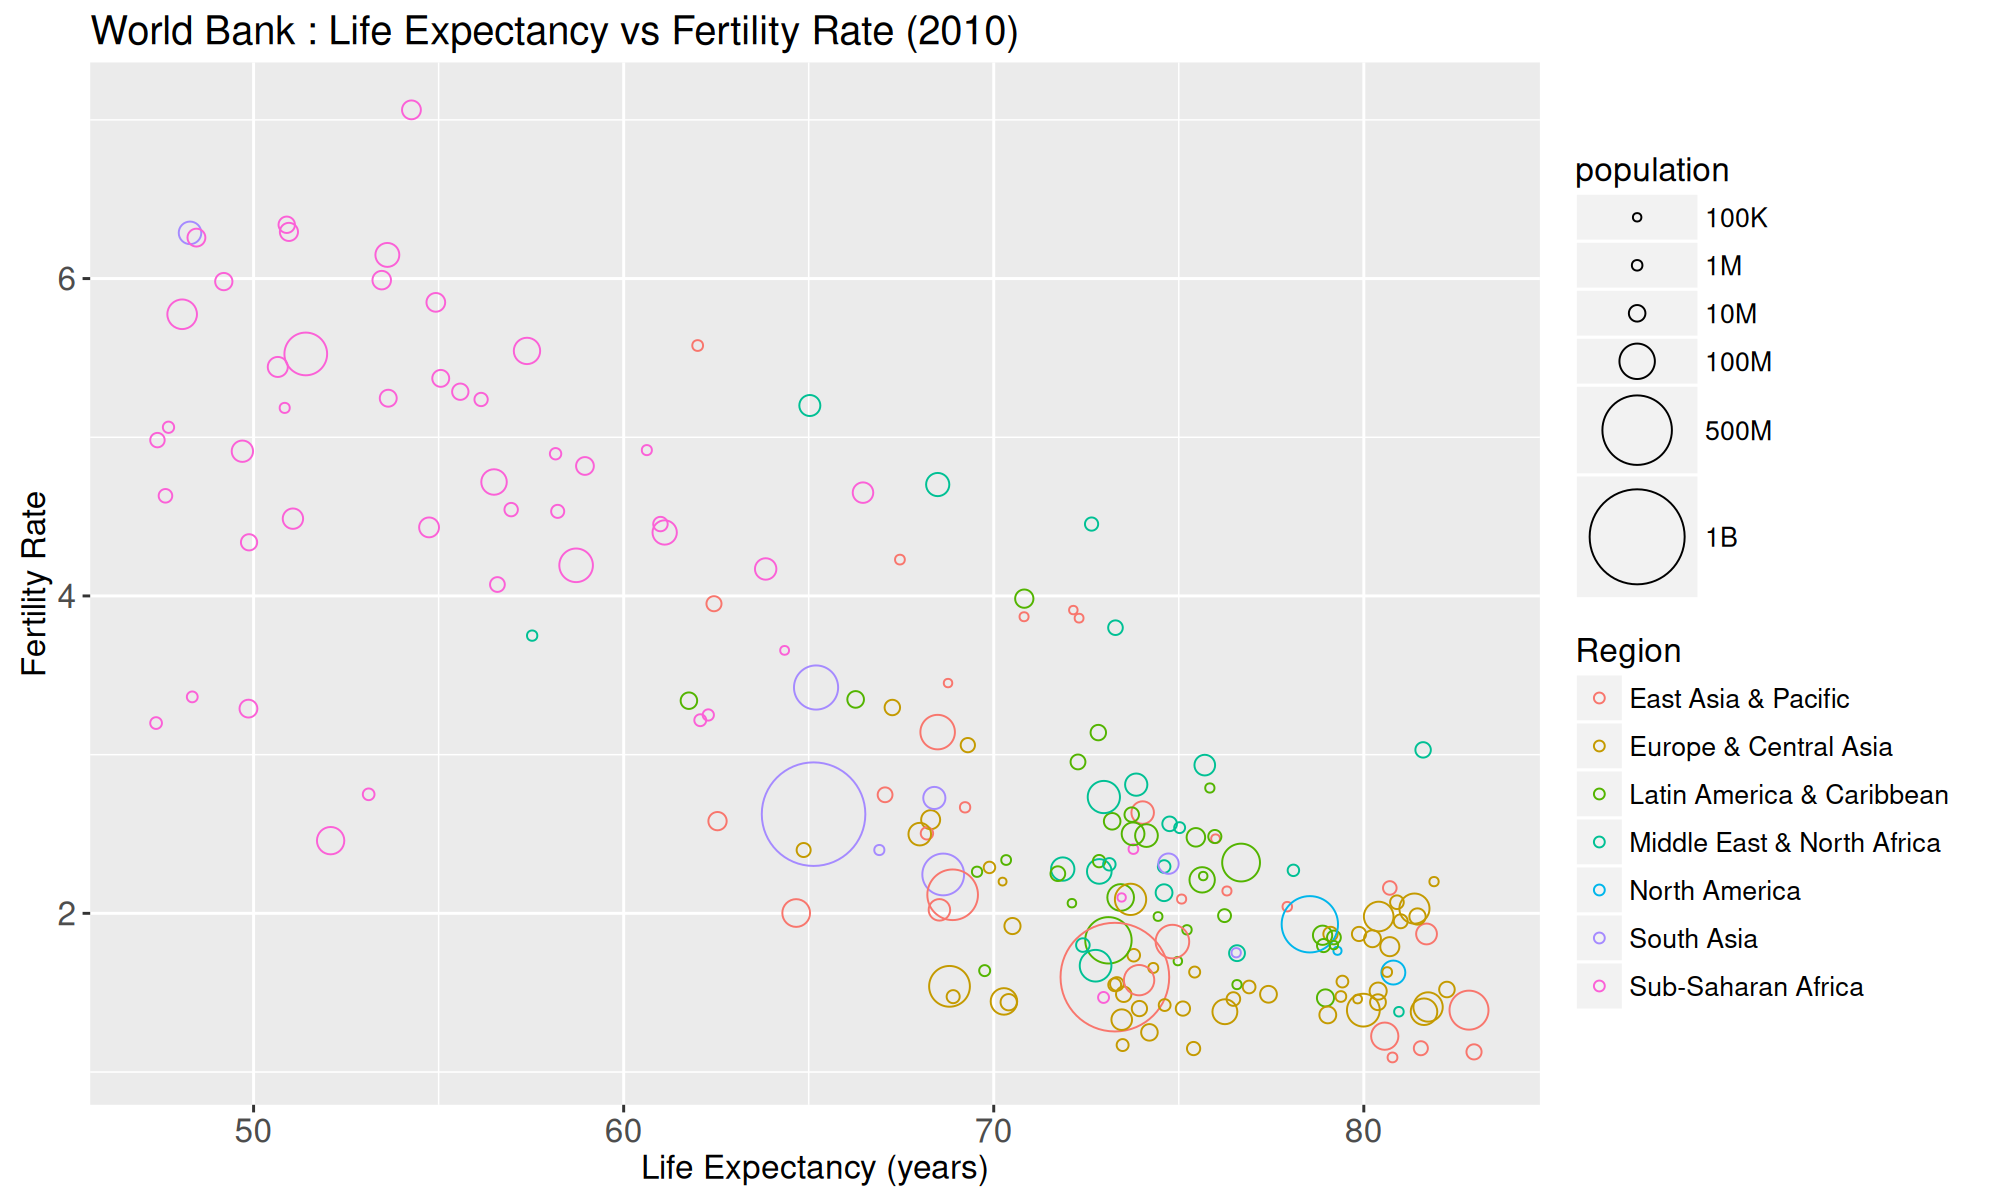

This figure's R source:
library(animint2)
data(WorldBank)

WorldBank$Region <- sub(" (all income levels)", "", WorldBank$region, fixed = TRUE)
world_bank <- subset(
  WorldBank,
  is.finite(fertility.rate) & is.finite(life.expectancy),
  select = c(
    Region, country, year, fertility.rate, life.expectancy,
    lending, population, income
  )
)

world_bank_2010 <- subset(world_bank, year == 2010)

# Creating the figure : 
scatter <- ggplot() +
  geom_point(
    aes(x = life.expectancy, y = fertility.rate, color = Region, size = population),
    data = world_bank_2010
  ) +
  scale_size_continuous(
    range = c(1, 18),
    breaks = c(1e5, 1e6, 1e7, 1e8, 5e8, 1e9),
    labels = c("100K", "1M", "10M", "100M", "500M", "1B")
  ) +
  labs(
    title = "World Bank : Life Expectancy vs Fertility Rate (2010)",
    x = "Life Expectancy (years)",
    y = "Fertility Rate"
  ) +
  theme(text = element_text(size = 12))

# Saving the figure :
png("figure-worldBank-population-2010.png", height=6, width=10, units="in", res=200)
print(scatter)
dev.off()
